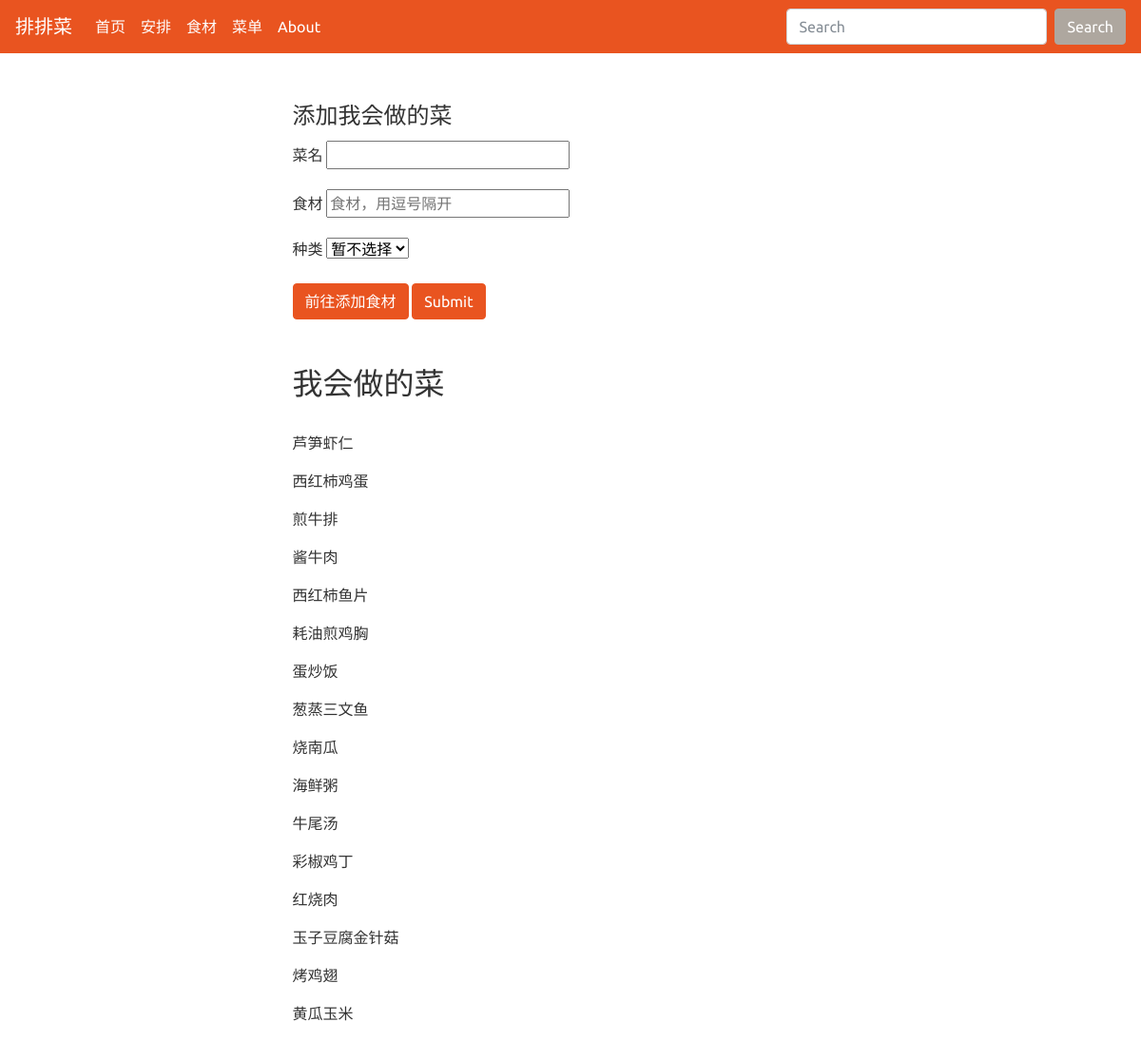
The app's page /dish/ with its own data.
### AutoGener/models.py (models this page shows, shortened)
class CanDo(models.Model):
    TYPE_CHOICES = (
        ('荤', '荤'),
        ('素', '素'),
        ('both', 'both'),
        ('暂不选择', '暂不选择'),
        ('主食', '主食')
    )
    name = models.CharField(max_length=100)
    type = models.CharField(max_length=5, choices=TYPE_CHOICES, default='暂不选择')
    ingre = models.ManyToManyField(CanGet, blank=True)

### AutoGener/views.py (the view, shortened to what this page needs)
# urls.py: path('dish/', views.get_dish, name='dish'),
def get_dish(request):
    form = DishForm()
    canDolist = CanDo.objects.all()
    message = ''
    context = {'canDolist': canDolist, 'form': form, 'message': message}
    return render(request, 'AutoGener/dishform.html', context)

### AutoGener/forms.py
class DishForm(forms.ModelForm):
    name = forms.CharField(max_length=10)
    class Meta:
        model = CanDo
        fields = ['name', 'type']
        labels = {
            'name': '菜名'
        }

### templates/AutoGener/dishform.html (shortened to what this page needs)
{% extends 'AutoGener/base.html' %}
{% block main %}
<div>
<form action="/dish/" method="post">
  <fieldset>
    <legend>添加我会做的菜</legend>
    <div class="form-group">
      <label for="exampleInputPassword1">菜名</label>
      {{ form.name }}
    </div>
    <div class="form-group">
      <label for="exampleInputEmail1">食材</label>
      <form role="search" method="get" id="searchform" action="">
        <input type="text" name="dish_ingredient" placeholder="食材，用逗号隔开">
      </form>
    </div>
    <div class="form-group">
      <label for="exampleInputPassword1">种类</label>
      {{ form.type }}
    </div>
    <a class="btn btn-primary" target="_blank" href="{% url 'AutoGener:ingredient' %}" >前往添加食材</a>
    <button type="submit" class="btn btn-primary">Submit</button>
  </fieldset>
</form>
</div>
<br>
<br>
<div class = "dishBlock">
  <div>
  <h2>我会做的菜</h2>
  <br>
  {% for dish in canDolist %}
    <p> {{ dish.name }}</p>
  {% empty %}
    <div><p>还没有会做的菜哦！</p></div>
  </div>
  {% endfor %}
</div>
{% endblock %}

### records on screen
CanDo: name "芦笋虾仁"
CanDo: name "西红柿鸡蛋"
CanDo: name "煎牛排"
CanDo: name "酱牛肉"
CanDo: name "西红柿鱼片"
CanDo: name "耗油煎鸡胸"
CanDo: name "蛋炒饭"
CanDo: name "葱蒸三文鱼"
CanDo: name "烧南瓜"
CanDo: name "海鲜粥"
CanDo: name "牛尾汤"
CanDo: name "彩椒鸡丁"
CanDo: name "红烧肉"
CanDo: name "玉子豆腐金针菇"
CanDo: name "烤鸡翅"
CanDo: name "黄瓜玉米"
